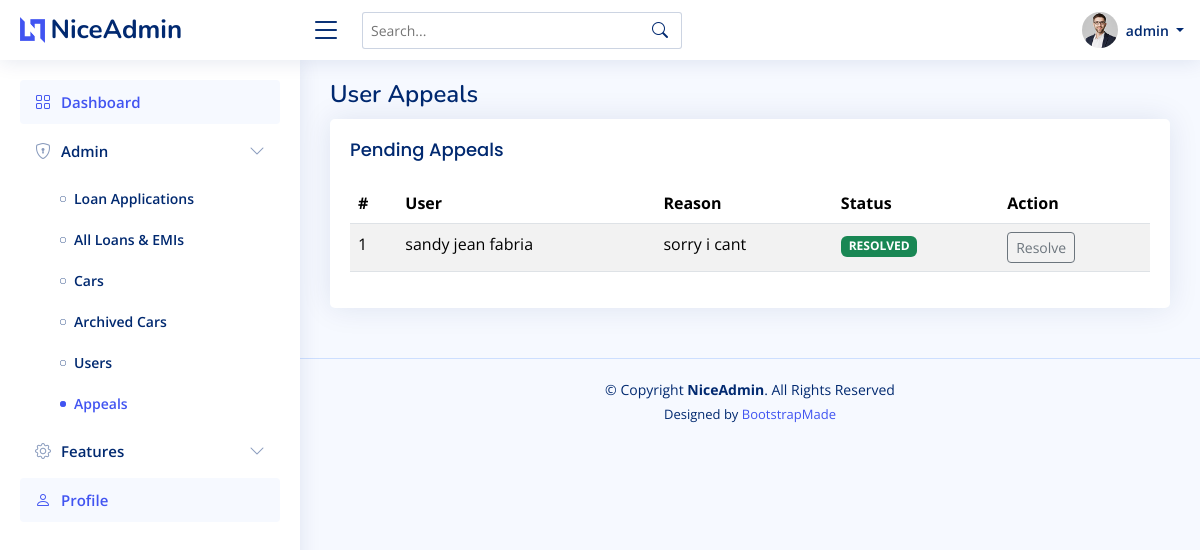
/index.php?page=appeal (signed in), run on the app's committed database.
### tables this page shows
CREATE TABLE `appeals` (
  `id` int(11) NOT NULL,
  `user_id` int(11) NOT NULL,
  `reason` varchar(255) NOT NULL,
  `status` enum('open','resolved') NOT NULL DEFAULT 'open',
  `created_at` timestamp NOT NULL DEFAULT current_timestamp()
);

CREATE TABLE `users` (
  `id` int(11) NOT NULL,
  `username` varchar(100) NOT NULL,
  `password_hash` varchar(255) NOT NULL,
  `full_name` varchar(150) NOT NULL,
  `role` enum('admin','customer') NOT NULL DEFAULT 'customer',
  `blocked` tinyint(1) NOT NULL DEFAULT 0,
  `email` varchar(150) DEFAULT NULL,
  `created_at` timestamp NOT NULL DEFAULT current_timestamp()
);

### module/appeals.php (the view, shortened to what this page needs)
<?php
require_once __DIR__ . '/../db/db.php';
  ?>
  <?php
$conn->query("CREATE TABLE IF NOT EXISTS appeals (
  id INT AUTO_INCREMENT PRIMARY KEY,
  user_id INT NOT NULL,
  reason VARCHAR(255) NOT NULL,
  status ENUM('open','resolved') NOT NULL DEFAULT 'open',
  created_at TIMESTAMP DEFAULT CURRENT_TIMESTAMP,
  FOREIGN KEY (user_id) REFERENCES users(id)
)");
$appeals = $conn->query("SELECT a.*, u.username, u.full_name, u.blocked FROM appeals a JOIN users u ON u.id=a.user_id ORDER BY a.status='resolved', a.id DESC");
?>
<div class="pagetitle"><h1>User Appeals</h1></div>
<section class="section">
  <div class="card">
    <div class="card-body">
      <h5 class="card-title">Pending Appeals</h5>
      <div class="table-responsive">
        <table class="table table-striped">
          <thead>
            <tr>
              <th>#</th>
              <th>User</th>
              <th>Reason</th>
              <th>Status</th>
              <th>Action</th>
            </tr>
          </thead>
          <tbody>
            <?php if ($appeals && $appeals->num_rows>0): while($a=$appeals->fetch_assoc()): ?>
              <tr>
                <td><?php echo (int)$a['id']; ?></td>
                <td><?php echo htmlspecialchars($a['full_name'] ?: $a['username']); ?></td>
                <td><?php echo htmlspecialchars($a['reason']); ?></td>
                <td><span class="badge bg-<?php echo $a['status']==='resolved'?'success':'warning'; ?>"><?php echo strtoupper($a['status']); ?></span></td>
                <td>
                  <form method="post" class="d-inline">
                    <button name="action" value="resolve" class="btn btn-sm btn-outline-secondary">Resolve</button>
                  </form>
                </td>
              </tr>
            <?php endwhile; else: ?>
              <tr><td colspan="5" class="text-center">No appeals.</td></tr>
            <?php endif; ?>
          </tbody>
        </table>
      </div>
    </div>
  </div>
</section>

### assets/css/style.css (style rules this page uses)
:root { scroll-behavior: smooth; }
body { font-family: "Open Sans", sans-serif; background: #f6f9ff; color: #444444; }
h1, h2, h3, h4, h5, h6 { font-family: "Nunito", sans-serif; }
.pagetitle { margin-bottom: 10px; }
.pagetitle h1 { font-size: 24px; margin-bottom: 0; font-weight: 600; color: #012970; }
.card { margin-bottom: 30px; border: none; border-radius: 5px; box-shadow: 0px 0 30px rgba(1, 41, 112, 0.1); }
.card-title { padding: 20px 0 15px 0; font-size: 18px; font-weight: 500; color: #012970; font-family: "Poppins", sans-serif; }
.card-body { padding: 0 20px 20px 20px; }

### data on the page
appeals: id "1", user.full_name "sandy jean fabria", reason "sorry i cant", status "RESOLVED"

### other printed values
$_SESSION['username'] "admin"
